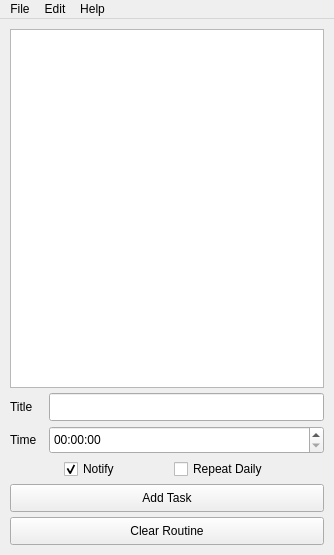
<?xml version="1.0" encoding="UTF-8"?>
<ui version="4.0">
 <class>ConverterWindow</class>
 <widget class="QMainWindow" name="ConverterWindow">
  <property name="geometry">
   <rect>
    <x>0</x>
    <y>0</y>
    <width>334</width>
    <height>555</height>
   </rect>
  </property>
  <property name="sizePolicy">
   <sizepolicy hsizetype="Fixed" vsizetype="Preferred">
    <horstretch>0</horstretch>
    <verstretch>0</verstretch>
   </sizepolicy>
  </property>
  <property name="minimumSize">
   <size>
    <width>334</width>
    <height>0</height>
   </size>
  </property>
  <property name="maximumSize">
   <size>
    <width>16777215</width>
    <height>666</height>
   </size>
  </property>
  <property name="windowTitle">
   <string>Routinely</string>
  </property>
  <widget class="QWidget" name="centralwidget">
   <layout class="QVBoxLayout" name="mainLayout">
    <property name="spacing">
     <number>5</number>
    </property>
    <property name="leftMargin">
     <number>10</number>
    </property>
    <property name="topMargin">
     <number>10</number>
    </property>
    <property name="rightMargin">
     <number>10</number>
    </property>
    <property name="bottomMargin">
     <number>10</number>
    </property>
    <item>
     <widget class="QListWidget" name="taskList">
      <property name="sizePolicy">
       <sizepolicy hsizetype="Expanding" vsizetype="Expanding">
        <horstretch>0</horstretch>
        <verstretch>0</verstretch>
       </sizepolicy>
      </property>
      <property name="minimumSize">
       <size>
        <width>0</width>
        <height>50</height>
       </size>
      </property>
      <property name="font">
       <font>
        <family>System-ui</family>
       </font>
      </property>
     </widget>
    </item>
    <item>
     <layout class="QHBoxLayout" name="horizontalLayout">
      <property name="spacing">
       <number>10</number>
      </property>
      <item>
       <widget class="QLabel" name="label">
        <property name="minimumSize">
         <size>
          <width>0</width>
          <height>28</height>
         </size>
        </property>
        <property name="text">
         <string>Title</string>
        </property>
       </widget>
      </item>
      <item>
       <widget class="QLineEdit" name="newTextField">
        <property name="minimumSize">
         <size>
          <width>275</width>
          <height>28</height>
         </size>
        </property>
        <property name="maximumSize">
         <size>
          <width>275</width>
          <height>16777215</height>
         </size>
        </property>
       </widget>
      </item>
     </layout>
    </item>
    <item>
     <layout class="QHBoxLayout" name="horizontalLayout_2">
      <property name="spacing">
       <number>10</number>
      </property>
      <item>
       <widget class="QLabel" name="label_2">
        <property name="minimumSize">
         <size>
          <width>0</width>
          <height>28</height>
         </size>
        </property>
        <property name="text">
         <string>Time</string>
        </property>
       </widget>
      </item>
      <item>
       <widget class="QTimeEdit" name="timeEdit">
        <property name="sizePolicy">
         <sizepolicy hsizetype="Expanding" vsizetype="Fixed">
          <horstretch>0</horstretch>
          <verstretch>0</verstretch>
         </sizepolicy>
        </property>
        <property name="minimumSize">
         <size>
          <width>275</width>
          <height>28</height>
         </size>
        </property>
        <property name="maximumSize">
         <size>
          <width>275</width>
          <height>16777215</height>
         </size>
        </property>
        <property name="calendarPopup">
         <bool>true</bool>
        </property>
       </widget>
      </item>
     </layout>
    </item>
    <item>
     <layout class="QHBoxLayout" name="horizontalLayout_3">
      <property name="spacing">
       <number>0</number>
      </property>
      <item>
       <widget class="QCheckBox" name="notifyCheckBox">
        <property name="sizePolicy">
         <sizepolicy hsizetype="Fixed" vsizetype="Fixed">
          <horstretch>0</horstretch>
          <verstretch>0</verstretch>
         </sizepolicy>
        </property>
        <property name="text">
         <string>Notify</string>
        </property>
        <property name="checked">
         <bool>true</bool>
        </property>
       </widget>
      </item>
      <item>
       <widget class="QCheckBox" name="repeatCheckBox">
        <property name="sizePolicy">
         <sizepolicy hsizetype="Fixed" vsizetype="Fixed">
          <horstretch>0</horstretch>
          <verstretch>0</verstretch>
         </sizepolicy>
        </property>
        <property name="text">
         <string>Repeat Daily</string>
        </property>
       </widget>
      </item>
     </layout>
    </item>
    <item>
     <widget class="QPushButton" name="addTaskButton">
      <property name="minimumSize">
       <size>
        <width>0</width>
        <height>28</height>
       </size>
      </property>
      <property name="text">
       <string>Add Task</string>
      </property>
     </widget>
    </item>
    <item>
     <widget class="QPushButton" name="clearRoutineButton">
      <property name="minimumSize">
       <size>
        <width>0</width>
        <height>28</height>
       </size>
      </property>
      <property name="text">
       <string>Clear Routine</string>
      </property>
     </widget>
    </item>
   </layout>
  </widget>
  <widget class="QMenuBar" name="menubar">
   <property name="geometry">
    <rect>
     <x>0</x>
     <y>0</y>
     <width>334</width>
     <height>20</height>
    </rect>
   </property>
   <property name="sizePolicy">
    <sizepolicy hsizetype="MinimumExpanding" vsizetype="Minimum">
     <horstretch>0</horstretch>
     <verstretch>0</verstretch>
    </sizepolicy>
   </property>
   <property name="minimumSize">
    <size>
     <width>0</width>
     <height>0</height>
    </size>
   </property>
   <property name="font">
    <font>
     <family>System-ui</family>
     <bold>false</bold>
     <underline>false</underline>
    </font>
   </property>
   <widget class="QMenu" name="menuFile">
    <property name="sizePolicy">
     <sizepolicy hsizetype="Preferred" vsizetype="Preferred">
      <horstretch>0</horstretch>
      <verstretch>0</verstretch>
     </sizepolicy>
    </property>
    <property name="minimumSize">
     <size>
      <width>0</width>
      <height>0</height>
     </size>
    </property>
    <property name="title">
     <string>File</string>
    </property>
    <addaction name="actionNew"/>
    <addaction name="actionLoad_Routine"/>
    <addaction name="separator"/>
    <addaction name="actionSave"/>
    <addaction name="actionSave_As"/>
    <addaction name="separator"/>
    <addaction name="actionSettings"/>
    <addaction name="separator"/>
    <addaction name="actionQuit"/>
   </widget>
   <widget class="QMenu" name="menuEdit">
    <property name="title">
     <string>Edit</string>
    </property>
    <addaction name="separator"/>
    <addaction name="actionCopy_Task"/>
    <addaction name="actionPaste_Task"/>
    <addaction name="actionDuplicate_Task"/>
    <addaction name="actionDelete_Task"/>
    <addaction name="separator"/>
   </widget>
   <widget class="QMenu" name="menuHelp">
    <property name="title">
     <string>Help</string>
    </property>
    <addaction name="actionDocumentation"/>
    <addaction name="actionTest_Notification"/>
    <addaction name="actionAbout"/>
   </widget>
   <addaction name="menuFile"/>
   <addaction name="menuEdit"/>
   <addaction name="menuHelp"/>
  </widget>
  <action name="actionTest">
   <property name="text">
    <string>Test</string>
   </property>
  </action>
  <action name="actionTest_2">
   <property name="text">
    <string>Test 2</string>
   </property>
  </action>
  <action name="actionTest_3">
   <property name="text">
    <string>Test 3</string>
   </property>
  </action>
  <action name="actionNew">
   <property name="text">
    <string>New Routine...</string>
   </property>
   <property name="shortcut">
    <string>Ctrl+N</string>
   </property>
  </action>
  <action name="actionLoad_Routine">
   <property name="text">
    <string>Load Routine...</string>
   </property>
   <property name="shortcut">
    <string>Ctrl+O</string>
   </property>
  </action>
  <action name="actionSave">
   <property name="text">
    <string>Save</string>
   </property>
   <property name="shortcut">
    <string>Ctrl+S</string>
   </property>
  </action>
  <action name="actionSave_As">
   <property name="text">
    <string>Save As...</string>
   </property>
  </action>
  <action name="actionCopy_Task">
   <property name="text">
    <string>Copy Task*</string>
   </property>
   <property name="shortcut">
    <string>Ctrl+C</string>
   </property>
  </action>
  <action name="actionPaste_Task">
   <property name="text">
    <string>Paste Task*</string>
   </property>
   <property name="shortcut">
    <string>Ctrl+V</string>
   </property>
  </action>
  <action name="actionDuplicate_Task">
   <property name="text">
    <string>Duplicate Task*</string>
   </property>
   <property name="shortcut">
    <string>Ctrl+D</string>
   </property>
  </action>
  <action name="actionQuit">
   <property name="text">
    <string>Quit</string>
   </property>
   <property name="shortcut">
    <string>Ctrl+Q</string>
   </property>
  </action>
  <action name="actionRecent_Routines">
   <property name="text">
    <string>Recent</string>
   </property>
  </action>
  <action name="actionSave_All">
   <property name="text">
    <string>Save All</string>
   </property>
   <property name="shortcut">
    <string>Ctrl+Shift+S</string>
   </property>
  </action>
  <action name="actionUndo">
   <property name="text">
    <string>Undo</string>
   </property>
   <property name="shortcut">
    <string>Ctrl+Z</string>
   </property>
  </action>
  <action name="actionRedo">
   <property name="text">
    <string>Redo</string>
   </property>
   <property name="shortcut">
    <string>Ctrl+Y</string>
   </property>
  </action>
  <action name="actionDelete_Task">
   <property name="text">
    <string>Delete Task*</string>
   </property>
   <property name="shortcut">
    <string>Del</string>
   </property>
  </action>
  <action name="actionSend_to_Top">
   <property name="text">
    <string>Send to Top</string>
   </property>
  </action>
  <action name="actionSend_to_Bottom">
   <property name="text">
    <string>Send to Bottom</string>
   </property>
  </action>
  <action name="actionPreferences">
   <property name="text">
    <string>Preferences...</string>
   </property>
  </action>
  <action name="actionTheme">
   <property name="text">
    <string>Theme...</string>
   </property>
  </action>
  <action name="actionDocumentation">
   <property name="text">
    <string>Documentation</string>
   </property>
   <property name="shortcut">
    <string>F1</string>
   </property>
  </action>
  <action name="actionAbout">
   <property name="text">
    <string>About</string>
   </property>
  </action>
  <action name="actionSettings">
   <property name="text">
    <string>Settings*</string>
   </property>
  </action>
  <action name="actionTest_Notification">
   <property name="text">
    <string>Test Notification</string>
   </property>
  </action>
 </widget>
 <resources/>
 <connections/>
</ui>
